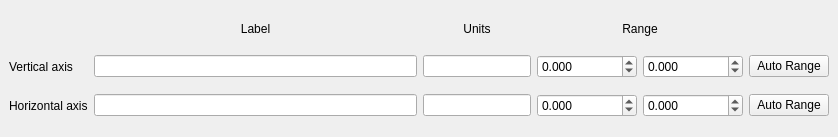
<?xml version="1.0" encoding="UTF-8"?>
<ui version="4.0">
 <class>DockWidget</class>
 <widget class="QDockWidget" name="DockWidget">
  <property name="geometry">
   <rect>
    <x>0</x>
    <y>0</y>
    <width>838</width>
    <height>137</height>
   </rect>
  </property>
  <property name="windowTitle">
   <string>Parameter</string>
  </property>
  <widget class="QWidget" name="dockWidgetContents">
   <layout class="QGridLayout" name="gridLayout">
    <item row="0" column="1">
     <widget class="QLabel" name="label_label">
      <property name="sizePolicy">
       <sizepolicy hsizetype="Preferred" vsizetype="Minimum">
        <horstretch>0</horstretch>
        <verstretch>0</verstretch>
       </sizepolicy>
      </property>
      <property name="minimumSize">
       <size>
        <width>0</width>
        <height>20</height>
       </size>
      </property>
      <property name="maximumSize">
       <size>
        <width>16777215</width>
        <height>20</height>
       </size>
      </property>
      <property name="text">
       <string>Label</string>
      </property>
      <property name="alignment">
       <set>Qt::AlignCenter</set>
      </property>
     </widget>
    </item>
    <item row="2" column="2">
     <widget class="QLineEdit" name="x_unit_lineEdit">
      <property name="sizePolicy">
       <sizepolicy hsizetype="Fixed" vsizetype="Fixed">
        <horstretch>0</horstretch>
        <verstretch>0</verstretch>
       </sizepolicy>
      </property>
     </widget>
    </item>
    <item row="0" column="2">
     <widget class="QLabel" name="unit_label">
      <property name="sizePolicy">
       <sizepolicy hsizetype="Preferred" vsizetype="Minimum">
        <horstretch>0</horstretch>
        <verstretch>0</verstretch>
       </sizepolicy>
      </property>
      <property name="text">
       <string>Units</string>
      </property>
      <property name="alignment">
       <set>Qt::AlignCenter</set>
      </property>
     </widget>
    </item>
    <item row="1" column="1">
     <widget class="QLineEdit" name="y_label_lineEdit"/>
    </item>
    <item row="2" column="1">
     <widget class="QLineEdit" name="x_label_lineEdit"/>
    </item>
    <item row="2" column="0">
     <widget class="QLabel" name="x_label">
      <property name="text">
       <string>Horizontal axis</string>
      </property>
     </widget>
    </item>
    <item row="1" column="0">
     <widget class="QLabel" name="y_label">
      <property name="text">
       <string>Vertical axis </string>
      </property>
     </widget>
    </item>
    <item row="1" column="3">
     <widget class="ScienDSpinBox" name="y_lower_limit_DoubleSpinBox">
      <property name="sizePolicy">
       <sizepolicy hsizetype="Fixed" vsizetype="Fixed">
        <horstretch>0</horstretch>
        <verstretch>0</verstretch>
       </sizepolicy>
      </property>
      <property name="minimumSize">
       <size>
        <width>100</width>
        <height>0</height>
       </size>
      </property>
      <property name="decimals">
       <number>3</number>
      </property>
      <property name="minimum">
       <double>-1000000.000000000000000</double>
      </property>
      <property name="maximum">
       <double>1000000.000000000000000</double>
      </property>
     </widget>
    </item>
    <item row="1" column="2">
     <widget class="QLineEdit" name="y_unit_lineEdit">
      <property name="sizePolicy">
       <sizepolicy hsizetype="Fixed" vsizetype="Fixed">
        <horstretch>0</horstretch>
        <verstretch>0</verstretch>
       </sizepolicy>
      </property>
     </widget>
    </item>
    <item row="0" column="3" colspan="2">
     <widget class="QLabel" name="range_label">
      <property name="sizePolicy">
       <sizepolicy hsizetype="Preferred" vsizetype="Minimum">
        <horstretch>0</horstretch>
        <verstretch>0</verstretch>
       </sizepolicy>
      </property>
      <property name="text">
       <string>Range</string>
      </property>
      <property name="alignment">
       <set>Qt::AlignCenter</set>
      </property>
     </widget>
    </item>
    <item row="1" column="4">
     <widget class="ScienDSpinBox" name="y_upper_limit_DoubleSpinBox">
      <property name="sizePolicy">
       <sizepolicy hsizetype="Fixed" vsizetype="Fixed">
        <horstretch>0</horstretch>
        <verstretch>0</verstretch>
       </sizepolicy>
      </property>
      <property name="minimumSize">
       <size>
        <width>100</width>
        <height>0</height>
       </size>
      </property>
      <property name="decimals">
       <number>3</number>
      </property>
      <property name="minimum">
       <double>-1000000.000000000000000</double>
      </property>
      <property name="maximum">
       <double>1000000.000000000000000</double>
      </property>
     </widget>
    </item>
    <item row="2" column="3">
     <widget class="ScienDSpinBox" name="x_lower_limit_DoubleSpinBox">
      <property name="sizePolicy">
       <sizepolicy hsizetype="Fixed" vsizetype="Fixed">
        <horstretch>0</horstretch>
        <verstretch>0</verstretch>
       </sizepolicy>
      </property>
      <property name="minimumSize">
       <size>
        <width>100</width>
        <height>0</height>
       </size>
      </property>
      <property name="decimals">
       <number>3</number>
      </property>
      <property name="minimum">
       <double>-1000000.000000000000000</double>
      </property>
      <property name="maximum">
       <double>1000000.000000000000000</double>
      </property>
     </widget>
    </item>
    <item row="2" column="4">
     <widget class="ScienDSpinBox" name="x_upper_limit_DoubleSpinBox">
      <property name="sizePolicy">
       <sizepolicy hsizetype="Fixed" vsizetype="Fixed">
        <horstretch>0</horstretch>
        <verstretch>0</verstretch>
       </sizepolicy>
      </property>
      <property name="minimumSize">
       <size>
        <width>100</width>
        <height>0</height>
       </size>
      </property>
      <property name="decimals">
       <number>3</number>
      </property>
      <property name="minimum">
       <double>-1000000.000000000000000</double>
      </property>
      <property name="maximum">
       <double>1000000.000000000000000</double>
      </property>
     </widget>
    </item>
    <item row="1" column="5">
     <widget class="QPushButton" name="y_auto_PushButton">
      <property name="text">
       <string>Auto Range</string>
      </property>
     </widget>
    </item>
    <item row="2" column="5">
     <widget class="QPushButton" name="x_auto_PushButton">
      <property name="text">
       <string>Auto Range</string>
      </property>
     </widget>
    </item>
   </layout>
  </widget>
 </widget>
 <customwidgets>
  <customwidget>
   <class>ScienDSpinBox</class>
   <extends>QDoubleSpinBox</extends>
   <header>qtwidgets.scientific_spinbox.h</header>
  </customwidget>
 </customwidgets>
 <resources/>
 <connections/>
</ui>
